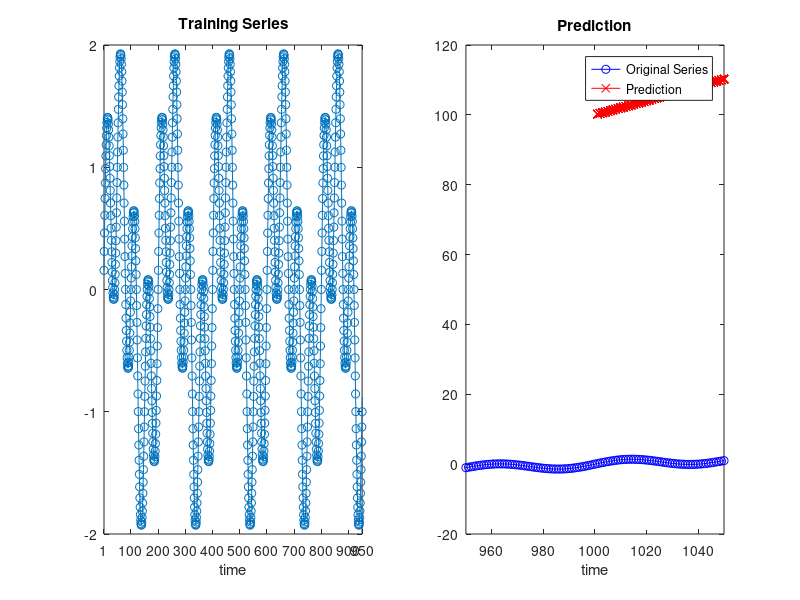

MATLAB code for this plot:
% prepare test data files for MarkovPrediction exe

% global vars 
cd C:/Workspace/GitHub/MarkovPrediction/
L = 1000; % test series length
p = 50; % prediction range
t = (1:L+p)';
disp('Globals loaded!');

%% constant value
x = 5*ones(length(t),1); %#ok<*NASGU>
xOUT = x(1:L);
save('sample_input.txt', 'xOUT', '-ascii');
disp('Done')

%% straight line
x = linspace(0, 1, length(t))';
xOUT = x(1:L);
save('sample_input.txt', 'xOUT', '-ascii');
disp('Done')

%% quadratic
x = (t/100).^2;
plot(t, x);
xOUT = x(1:L);
save('sample_input.txt', 'xOUT', '-ascii');
disp('Done')

%% exponential
x = exp(t/500);
plot(t, x);
xOUT = x(1:L);
save('sample_input.txt', 'xOUT', '-ascii');
disp('Done')

%% periodic signal (monochromatic)
x = sin(2*pi*(t+40)/200);
plot(t,x);
xOUT = x(1:L);
save('sample_input.txt', 'xOUT', '-ascii');
disp('Done')

%% periodic signal (multiple sine waves)
x = sin(2*pi*t/200) + sin(2*pi*t/50);
plot(t,x);
xOUT = x(1:L);
save('sample_input.txt', 'xOUT', '-ascii');
disp('Done')

%% Load results and plot prediction scenarios

y = load('prediction.txt', '-ascii');
s = size(y);

subplot(1,2,1);
plot(t, x, '-o'); xlim([1, L-s(1)]);
set(gca, 'xtick', [1; (100:100:900)'; 950]);
xlabel('time');
title('Training Series');

subplot(1,2,2);
plot(t, x, '-ob', L+1:L+s(1), y, '-xr');
legend('Original Series', 'Prediction');
xlabel('time');
xlim([L-s(1), L+s(1)]);
title('Prediction');
disp('Done')
